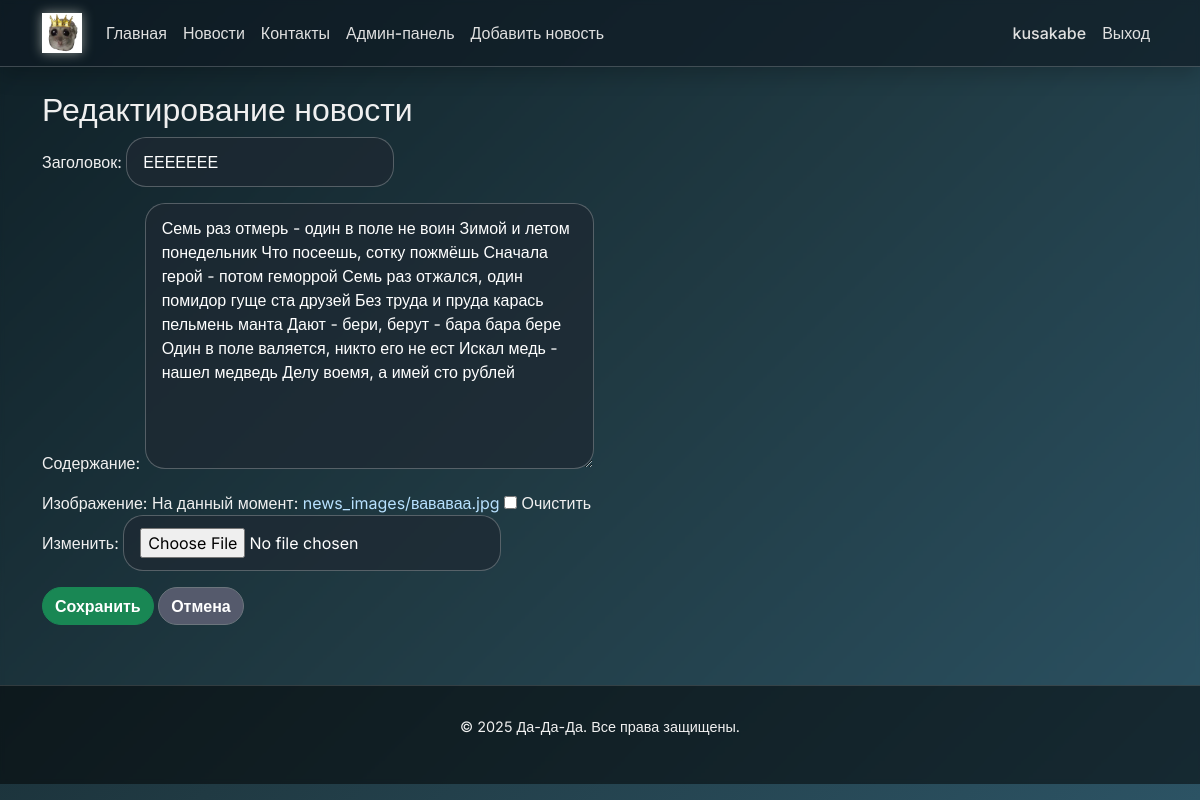
The page /news/4/edit/ (signed in) on the database its author committed.
### news/models.py (models this page shows, shortened)
class News(models.Model):
    title = models.CharField(max_length=200, verbose_name='Заголовок')
    content = models.TextField(verbose_name='Содержание')
    author = models.ForeignKey(User, on_delete=models.CASCADE, verbose_name='Автор')
    pub_date = models.DateTimeField(default=timezone.now, verbose_name='Дата публикации')
    image = models.ImageField(upload_to='news_images/', blank=True, null=True, verbose_name='Изображение')
    class Meta:
        ordering = ['-pub_date']
        verbose_name = 'Новость'
        verbose_name_plural = 'Новости'

### news/views.py (the view)
# urls.py: path('news/<int:pk>/edit/', views.news_edit, name='news_edit'),
@staff_member_required
def news_edit(request, pk):
    news = get_object_or_404(News, pk=pk)
    if request.method == 'POST':
        form = NewsForm(request.POST, request.FILES, instance=news)
        if form.is_valid():
            form.save()
            return redirect('news_detail', pk=news.pk)
    else:
        form = NewsForm(instance=news)
    return render(request, 'news/news_form.html', {'form': form, 'title': 'Редактирование новости'})

### news/forms.py
class NewsForm(forms.ModelForm):
    class Meta:
        model = News
        fields = ['title', 'content', 'image']

### templates/news/news_form.html (shortened to what this page needs)
{% extends 'base.html' %}
{% block content %}
<h2>{{ title }}</h2>
<form method="post" enctype="multipart/form-data">
    {{ form.as_p }}
    <button type="submit" class="btn btn-success">Сохранить</button>
    <a href="{% url 'news_list' %}" class="btn btn-secondary">Отмена</a>
</form>
{% endblock %}

### templates/base.html (shortened to what this page needs)
<!DOCTYPE html>
<html lang="ru">
<head>
    <link href="https://cdn.jsdelivr.net/npm/bootstrap@5.3.0-alpha1/dist/css/bootstrap.min.css" rel="stylesheet">
    {% load static %}
    <link rel="stylesheet" href="{% static 'css/liquid_glass.css' %}">
</head>
<body>
    <nav class="navbar navbar-expand-lg navbar-dark bg-dark">
        <div class="container">
            <a class="navbar-brand" href="{% url 'home' %}">
                <img src="{% static 'logo.jpg' %}" alt="Логотип" height="40">
            </a>
            <div class="collapse navbar-collapse" id="navbarNav">
                <ul class="navbar-nav me-auto">
                    <li class="nav-item"><a class="nav-link" href="{% url 'home' %}">Главная</a></li>
                    <li class="nav-item"><a class="nav-link" href="{% url 'news_list' %}">Новости</a></li>
                    <li class="nav-item"><a class="nav-link" href="{% url 'contacts' %}">Контакты</a></li>
                    {% if user.is_authenticated and user.is_staff %}
                        <li class="nav-item"><a class="nav-link" href="{% url 'admin:index' %}">Админ-панель</a></li>
                    {% endif %}
                    {% if user.is_authenticated and user.is_staff %}
                        <li class="nav-item"><a class="nav-link" href="{% url 'news_create' %}">Добавить новость</a></li>
                    {% endif %}
                </ul>
                <ul class="navbar-nav">
                    {% if user.is_authenticated %}
                        <li class="nav-item"><a class="nav-link" href="{% url 'profile' %}">{{ user.username }}</a></li>
                        <li class="nav-item"><a class="nav-link" href="{% url 'logout' %}">Выход</a></li>
                    {% else %}
                        <li class="nav-item"><a class="nav-link" href="{% url 'login' %}">Вход</a></li>
                        <li class="nav-item"><a class="nav-link" href="{% url 'register' %}">Регистрация</a></li>
                    {% endif %}
                </ul>
            </div>
        </div>
    </nav>
    <div class="container mt-4">
        {% block content %}{% endblock %}
    </div>
    <footer>
        <p>© 2025 Да-Да-Да. Все права защищены.</p>
    </footer>
</body>
</html>

### news/static/css/liquid_glass.css (style rules this page uses)
* { margin: 0; padding: 0; box-sizing: border-box; }
body { font-family: 'Inter', sans-serif; background: linear-gradient(135deg, #0f2027, #203a43, #2c5364); background-attachment: fixed; color: #f0f0f0; line-height: 1.5; backdrop-filter: blur(2px); }
.navbar { background: rgba(15, 25, 35, 0.65) !important; backdrop-filter: blur(12px); border-bottom: 1px solid rgba(255, 255, 255, 0.2); box-shadow: 0 8px 20px rgba(0, 0, 0, 0.2); }
.navbar .nav-link { color: #e0e0e0 !important; font-weight: 500; transition: all 0.3s ease; position: relative; }
.navbar-brand img { filter: drop-shadow(0 0 6px rgba(255,255,240,0.5)); transition: transform 0.2s; }
form input, form textarea, form select { background: rgba(30, 40, 50, 0.7); border: 1px solid rgba(255,255,255,0.25); border-radius: 20px; color: white; padding: 12px 16px; transition: 0.2s; }
.btn, button, .btn-secondary, .btn-warning, .btn-danger { border-radius: 40px !important; font-weight: 600; transition: 0.2s; }
.btn-secondary { background: rgba(100,100,120,0.8) !important; backdrop-filter: blur(5px); }
a { color: #b8e1ff; text-decoration: none; }
footer { background: rgba(0, 0, 0, 0.5); backdrop-filter: blur(12px); border-top: 1px solid rgba(255,255,255,0.15); margin-top: 60px; padding: 30px 0; text-align: center; font-size: 0.9rem; }

### rows shown on the page
News: title "ЕЕЕЕЕЕЕ", content "Семь раз отмерь - один в поле не воин Зимой и летом понедельник Что посеешь, сотку пожмёшь Сначала герой - потом геморрой Семь раз отжался, один помидор гуще ста друзей Без труда и пруда карась пельмень манта Дают - бери, берут - бара бара бере Один в поле валяется, никто его не ест Искал медь - нашел медведь Делу воемя, а имей сто рублей"

### other values the page prints
{{ user.username }} "kusakabe"
{{ title }} "Редактирование новости"
